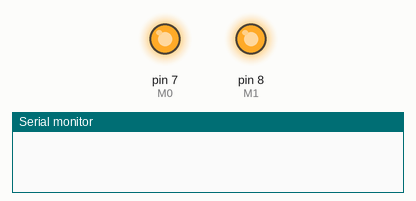
This sketch was run on a simulated Arduino Uno, built with avr-gcc and run on an emulated ATmega328P. Shown: output pins drawn as LEDs (lit = HIGH), the last lines printed to the serial monitor. The modem accepts every AT command (registered, SIM ready, sends succeed) and sends nothing else.

Above: at 0.1 s.
At 0.7 s:
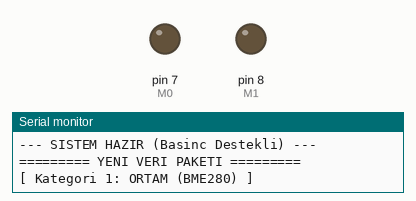
Timing chart, 0 to 2.2 s (numbered marks = the images above):
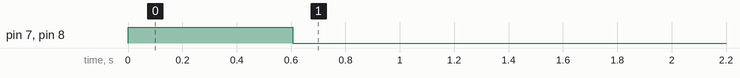

The sketch:

gaz_atm_alici_v2.ino
```cpp
#include <SoftwareSerial.h>

SoftwareSerial loraSerial(10, 11); // RX, TX
int M0 = 7;
int M1 = 8;

// Değişkenler (Basınç değişkeni eklendi)
float bmeSicaklik, bmeNem, bmeBasinc;
float mpuX, mpuY, mpuZ;

void setup() {
  pinMode(M0, OUTPUT); pinMode(M1, OUTPUT);
  digitalWrite(M0, HIGH); digitalWrite(M1, HIGH);
  delay(100);

  Serial.begin(9600);
  loraSerial.begin(9600);

  // Konfigürasyon
  uint8_t config[] = {0xC0, 0x00, 0x01, 0x1A, 0x17, 0x44};
  loraSerial.write(config, sizeof(config));
  delay(500);

  digitalWrite(M0, LOW); digitalWrite(M1, LOW);
  Serial.println("--- SISTEM HAZIR (Basinc Destekli) ---");
}

void loop() {
  if (loraSerial.available()) {
    String gelenPaket = loraSerial.readStringUntil('\n');
    gelenPaket.trim(); // Boşlukları temizle

    // Veri boş mu kontrol et
    if (gelenPaket.length() > 0) {

      // Virgüllerin yerini buluyoruz (Artık 5 virgül aramalıyız)
      int ind1 = gelenPaket.indexOf(',');
      int ind2 = gelenPaket.indexOf(',', ind1 + 1);
      int ind3 = gelenPaket.indexOf(',', ind2 + 1); // Basınç verisinin sonu
      int ind4 = gelenPaket.indexOf(',', ind3 + 1);
      int ind5 = gelenPaket.indexOf(',', ind4 + 1); // Yeni eklenen virgül

      // Veriyi parçalayıp Float'a çeviriyoruz

      // [BME280 VERİLERİ]
      // 1. Sıcaklık
      bmeSicaklik = gelenPaket.substring(0, ind1).toFloat();

      // 2. Nem
      bmeNem = gelenPaket.substring(ind1 + 1, ind2).toFloat();

      // 3. Basınç (YENİ EKLENEN)
      bmeBasinc = gelenPaket.substring(ind2 + 1, ind3).toFloat();

      // [MPU9250 VERİLERİ] - İndeksler kaydı
      // 4. X Ekseni
      mpuX = gelenPaket.substring(ind3 + 1, ind4).toFloat();

      // 5. Y Ekseni
      mpuY = gelenPaket.substring(ind4 + 1, ind5).toFloat();

      // 6. Z Ekseni
      mpuZ = gelenPaket.substring(ind5 + 1).toFloat();

      // --- EKRANA YAZDIRMA ---
      Serial.println("\n========= YENI VERI PAKETI =========");

      Serial.println("[ Kategori 1: ORTAM (BME280) ]");
      Serial.print("  Sicaklik : "); Serial.print(bmeSicaklik); Serial.println(" C");
      Serial.print("  Nem      : %"); Serial.println(bmeNem);
      Serial.print("  Basinc   : "); Serial.print(bmeBasinc); Serial.println(" hPa");

      Serial.println("[ Kategori 2: HAREKET (MPU9250) ]");
      Serial.print("  X Ekseni : "); Serial.println(mpuX);
      Serial.print("  Y Ekseni : "); Serial.println(mpuY);
      Serial.print("  Z Ekseni : "); Serial.println(mpuZ);

      Serial.println("====================================");
    }
  }
}
```
